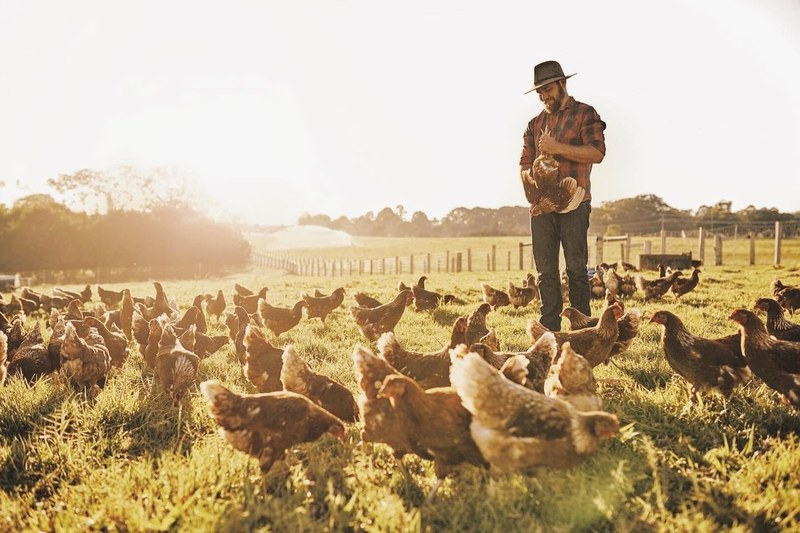
#> input picture assets/img/byron-bay-bone-broth/farm-800.jpg, 800 x 533 px, given in place of banner-2.webp, which was not available
$ python process_images.py
#> lines starting #> are read from the running program, lines starting #| are printed output that depends on the picture; pictures that were not available may be replaced by others from this repository, and a replacement may not be noted
"""Crop and compress project images for the portfolio site.

Every image is cropped to one of a few fixed shapes so that images shown
side by side always match in size. Run from the repository root:

    python3 tools/process_images.py

Originals live in _originals/ and are never changed.
"""
from pathlib import Path
from PIL import Image

ROOT = Path(__file__).resolve().parent.parent
SRC = ROOT / "_originals"
OUT = ROOT / "assets" / "img"

# Shape name: (width ratio, height ratio, full-size width)
SHAPES = {
    "pano": (2, 1, 2400),    # full-width banners
    "wide": (3, 2, 2400),    # full-width or paired landscape
    "tall": (4, 5, 1440),    # paired portraits
    "square": (1, 1, 1440),  # paired squares
    "tile": (2, 3, 1000),    # brand tiles in a row
    "screen": (16, 9, 1920), # widescreen panels
    "deck": (16, 9, 2400),   # strategy report pages, kept sharp for legibility
}

# (source file, project, output name, shape, focal x, focal y)
JOBS = [
    # Byron Bay Bone Broth
    ("banner-2.webp", "byron-bay-bone-broth", "jar-hinterland", "pano", 0.45, 0.5),
    ("banner-1.webp", "byron-bay-bone-broth", "website-hero", "pano", 0.6, 0.5),
    ("naturopath-byron-bay.webp", "byron-bay-bone-broth", "practitioner", "tall", 0.5, 0.4),
    ("Capsules.webp", "byron-bay-bone-broth", "capsules", "tall", 0.5, 0.5),
    ("IMG_4285_1600x_c89d1cf9-d07c-4eef-88be-30be2b1cd34e.webp", "byron-bay-bone-broth", "retail-jars", "wide", 0.5, 0.5),
    ("byronbaybonebroth_1555401709_2023178637143873591_3107678858.webp", "byron-bay-bone-broth", "production", "wide", 0.5, 0.5),
    ("byronbaybonebroth_1641703933_2747134161065591576_3107678858.jpg", "byron-bay-bone-broth", "farm", "wide", 0.5, 0.5),
    ("banner-4.webp", "byron-bay-bone-broth", "pouch", "wide", 0.72, 0.5),
    # Elly Sofocli
    ("69ccbcab2e2d3e82695beff8_Phia.jpg", "elly-sofocli", "trunk-show", "wide", 0.5, 0.5),
    ("65179c63a320198b8409549d_DSC02607 5.jpg", "elly-sofocli", "studio-mono", "tall", 0.5, 0.45),
    ("65c2702c7f540ff5566f276c_231006_Elly Sofocli_SH02_0258.webp", "elly-sofocli", "corset", "tall", 0.5, 0.5),
    # RT Edgar
    ("rte-monogram-fireplace.png", "rt-edgar", "monogram-fireplace", "tall", 0.5, 0.5),
    ("Free-iPhone-16-Pro-Laying-on-Floor-Mockup.jpg", "rt-edgar", "website-agent", "wide", 0.5, 0.5),
    ("iPhone-Static.jpg", "rt-edgar", "website-home", "wide", 0.5, 0.5),
    ("Light-Blue-Cover.jpg", "rt-edgar", "brochure-blue", "wide", 0.5, 0.5),
    ("Navy-Cover.jpg", "rt-edgar", "brochure-navy", "wide", 0.5, 0.5),
    ("Spread 08.png", "rt-edgar", "spread-feature", "wide", 0.5, 0.5),
    ("Spread-03.png", "rt-edgar", "spread-details", "wide", 0.5, 0.5),
    ("Brick Wall.jpg", "rt-edgar", "board-street", "wide", 0.5, 0.5),
    ("Open-home-01.jpg", "rt-edgar", "open-home-navy", "tile", 0.5, 0.5),
    ("Layer-1.jpg", "rt-edgar", "open-home-blue", "tile", 0.5, 0.5),
    ("Bush 01.jpg", "rt-edgar", "board-garden", "tall", 0.46, 0.5),
    ("MM_UrbanPoster_UP-SUM1-02.jpg", "rt-edgar", "board-kellor", "tall", 0.5, 0.5),
    ("es-embossed-stationery.jpg", "elly-sofocli", "stationery", "tall", 0.56, 0.5),
    ("es-garment-bag-ribbon.jpg", "elly-sofocli", "garment-bag", "tall", 0.5, 0.5),
    ("es-velvet-hanger.jpg", "elly-sofocli", "hanger", "tall", 0.5, 0.5),
    ("es-studio-interior.jpg", "elly-sofocli", "studio", "tall", 0.5, 0.5),
    ("es-gown-on-rail.jpg", "elly-sofocli", "gown-on-rail", "tall", 0.5, 0.5),
    ("Dark Blue Sign 02.jpg", "rt-edgar", "sign-hanging", "wide", 0.5, 0.5),
    ("Tramstop 02 (1).jpg", "rt-edgar", "tram-stop", "wide", 0.5, 0.5),
    ("Navy Stand.jpg", "rt-edgar", "stand-navy", "wide", 0.5, 0.5),
    ("Website_Homepage_Banner_-_Desktop_62fc417a-c01b-434f-b2ef-92d93b64a3a7.webp", "femme-connection", "garden", "pano", 0.5, 0.5),
    ("Website_-_Homepage_2_tiles_1_2c39e662-732c-4fa2-9e0a-b44fdd674f4d.webp", "femme-connection", "vacation", "tall", 0.5, 0.35),
    ("Website_-_Homepage_2_tiles_0f104e6b-39e8-473a-babf-297f597042e4.webp", "femme-connection", "spring", "tall", 0.5, 0.4),
    ("Website_-_Homepage_2_tiles_3_8a10a25c-cc8e-4034-9073-4e6db2e5c891.webp", "femme-connection", "beach", "tall", 0.5, 0.35),
    ("Website_-_Homepage_2_tiles_2_b4981f2a-463d-493b-938e-d5b97f6b6adf.webp", "femme-connection", "trousers", "tall", 0.5, 0.45),
    ("6517ac3d456364205ca7d0fd_estelle (2) 1.jpg", "elly-sofocli", "off-shoulder", "tall", 0.5, 0.5),
    ("banner-3.webp", "byron-bay-bone-broth", "capsules-hero", "pano", 0.5, 0.5),
    # Femme Connection
    ("1_3f4432b3-ddfd-4e85-98c0-6f38406be284.webp", "femme-connection", "tile-f", "tile", 0.5, 0.5),
    ("4_929c41e4-2c4b-4212-a1d8-858b6fafd819.webp", "femme-connection", "tile-c", "tile", 0.5, 0.5),
    ("10_ca451375-0431-4147-a327-0d5c1f66d1b3.webp", "femme-connection", "tile-heart", "tile", 0.5, 0.5),
    ("7_345a0a05-26d4-467b-ab4a-f709277741e2.webp", "femme-connection", "tile-star", "tile", 0.5, 0.5),
    ("13_936152af-9930-4c13-a04d-adbdf7ef5201.webp", "femme-connection", "tile-check", "tile", 0.5, 0.5),
    ("3_3f4ad2b9-8294-4f9b-b0a8-9874cd2d19aa.webp", "femme-connection", "tile-pink", "tile", 0.5, 0.5),
    ("New_Arrivals_1_2a6f0254-eb03-468f-bc5c-3d1b3a8bbddf.webp", "femme-connection", "occasion", "square", 0.5, 0.5),
    ("New_Arrivals_4.webp", "femme-connection", "everyday", "square", 0.55, 0.5),
    # Casper Magazine
    ("casper-hero.webp", "casper-magazine", "hero", "wide", 0.5, 0.5),
    ("casper-identity.webp", "casper-magazine", "identity", "screen", 0.5, 0.5),
    ("casper-proposition.webp", "casper-magazine", "proposition", None, 0.5, 0.5),
    ("casper-partners.png", "casper-magazine", "partners", None, 0.5, 0.5),
    ("casper-phone.webp", "casper-magazine", "phone", "tall", 0.5, 0.5),
    ("bbbb-journey-stage.png", "byron-bay-bone-broth", "journey-stage", "deck", 0.5, 0.5),
    ("rte-segments.png", "rt-edgar", "audience-segments", "deck", 0.5, 0.5),
    # Carl Navè — Individually Tailored
    ("cnit-portrait-glasses.jpg", "cnit", "portrait-glasses", "wide", 0.55, 0.4),
    ("cnit-studio.jpg", "cnit", "studio", "wide", 0.5, 0.5),
    ("cnit-hands-scissors.jpg", "cnit", "hands", "square", 0.6, 0.5),
    ("cnit-basted-jacket.jpg", "cnit", "basted-jacket", "square", 0.5, 0.45),
    ("cnit-sewing.jpg", "cnit", "sewing", "wide", 0.5, 0.5),
    ("cnit-canvas.jpg", "cnit", "canvas", "square", 0.5, 0.5),
    ("cnit-collar.jpg", "cnit", "collar", "square", 0.5, 0.5),
    ("cnit-cuff.jpg", "cnit", "cuff", "square", 0.45, 0.5),
    ("cnit-ties.jpg", "cnit", "ties", "wide", 0.5, 0.5),
    ("cnit-wedding-1.jpg", "cnit", "wedding-velvet", "tile", 0.5, 0.5),
    ("cnit-wedding-2.jpg", "cnit", "wedding-check", "tile", 0.5, 0.5),
    ("cnit-studio10.jpg", "cnit", "studio10", "square", 0.5, 0.45),
    ("cnit-zagame-spread.jpg", "cnit", "zagame", "square", 0.5, 0.5),
    ("cnit-carl-studio.jpg", "cnit", "carl-wide", "wide", 0.5, 0.3),
    ("cnit-swatch-books.jpg", "cnit", "swatch-books", "square", 0.5, 0.5),
    ("cnit-consult-table.jpg", "cnit", "consult-table", "square", 0.5, 0.5),
    ("cnit-ferrari.jpg", "cnit", "ferrari", "square", 0.5, 0.5),
    ("cnit-cn-tie.jpg", "cnit", "cn-tie", "square", 0.5, 0.5),
    ("cnit-milan-adp.jpg", "cnit", "milan-adp", "tile", 0.5, 0.5),
    ("cnit-milan-galleria.jpg", "cnit", "milan-galleria", "tile", 0.5, 0.5),
    ("cnit-melbourne-cup.jpg", "cnit", "melbourne-cup", "square", 1.0, 0.5),
    ("cnit-racing-1.jpg", "cnit", "racing-garden", "tile", 0.5, 0.5),
    ("cnit-racing-2.jpg", "cnit", "racing-walk", "tile", 0.5, 0.5),
    ("cnit-web-home-rebuilt.png", "cnit", "website-home", "wide", 0.5, 0.5),
    ("cnit-web-store-rebuilt.png", "cnit", "website-store", "wide", 0.5, 0.5),
]


def crop_to(im, rw, rh, fx, fy):
    w, h = im.size
    target = rw / rh
    if w / h > target:  # too wide: trim the sides
        cw, ch = round(h * target), h
    else:               # too tall: trim top and bottom
        cw, ch = w, round(w / target)
    left = min(max(round(fx * w - cw / 2), 0), w - cw)
    top = min(max(round(fy * h - ch / 2), 0), h - ch)
    return im.crop((left, top, left + cw, top + ch))


def save(im, path, max_w):
    if im.width > max_w:
        im = im.resize((max_w, round(im.height * max_w / im.width)), Image.LANCZOS)
    im.save(path, "JPEG", quality=88, optimize=True, progressive=True)
    return im.size


def main(only=None):
    for src, project, name, shape, fx, fy in JOBS:
        if only and project != only:
            continue
        im = Image.open(SRC / src).convert("RGB")
#> im is the input picture: PIL image 800x533 RGB; mean R, G, B 192.7, 172.5, 142.3
        if shape:
            rw, rh, full = SHAPES[shape]
            im = crop_to(im, rw, rh, fx, fy)
#> in crop_to, `return im.crop((left, top, left + cw, top + ch))`:
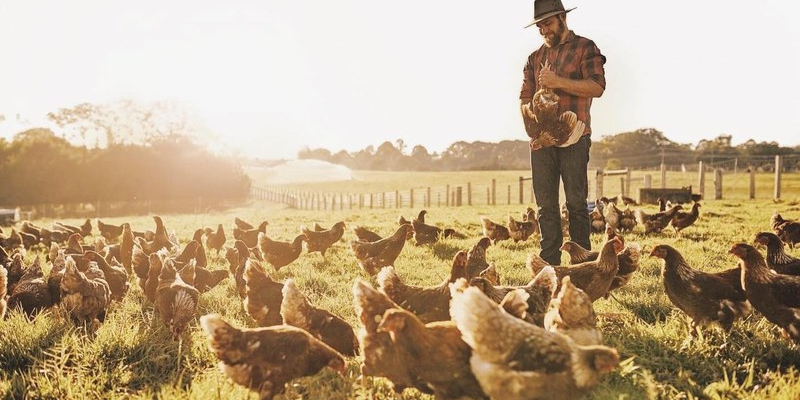
#> returned value: PIL image 800x400 RGB; mean R, G, B 190.2, 168.1, 138.5
        else:
            full = 1600
        out = OUT / project
        out.mkdir(parents=True, exist_ok=True)
        size = save(im, out / f"{name}.jpg", full)
#> size = (800, 400)
        save(im, out / f"{name}-800.jpg", 800)
        print(f"{project}/{name}.jpg {size[0]}x{size[1]}")
#| byron-bay-bone-broth/jar-hinterland.jpg 800x400
#> pass 2 of the loop in main, `for src, project, name, shape, fx, fy in JOBS:`:
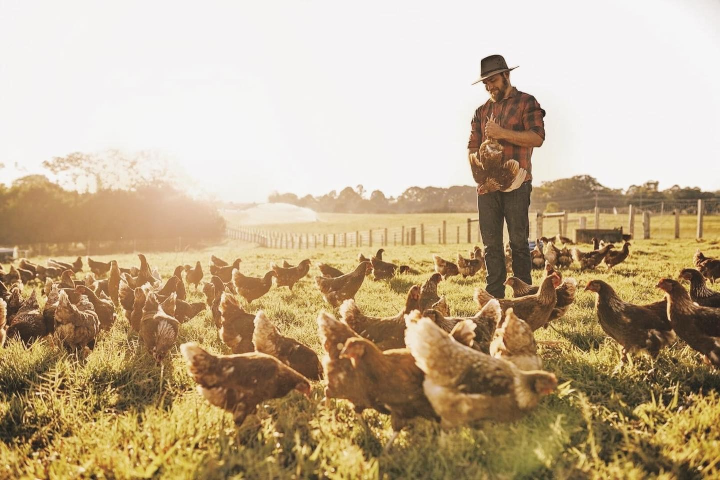
#> input picture assets/img/byron-bay-bone-broth/farm.jpg, 1440 x 960 px, given in place of banner-1.webp, which was not available (shown at 1/2 size)
#> in main, im is the input picture: PIL image 1440x960 RGB; mean R, G, B 192.8, 172.5, 142.3
#> in crop_to (call 2), `return im.crop((left, top, left + cw, top + ch))`:
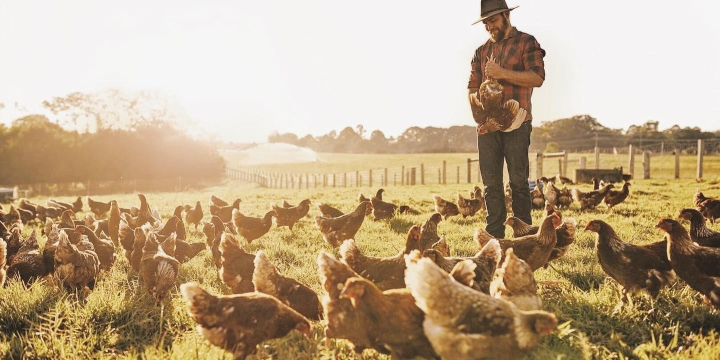
#> returned value: PIL image 1440x720 RGB (shown at 1/2 size); mean R, G, B 190.1, 168, 138.2
#> size = (1440, 720)
#> in save (call 4), `im = im.resize((max_w, round(im.height * max_w / im.width)), Image.LAN..`:
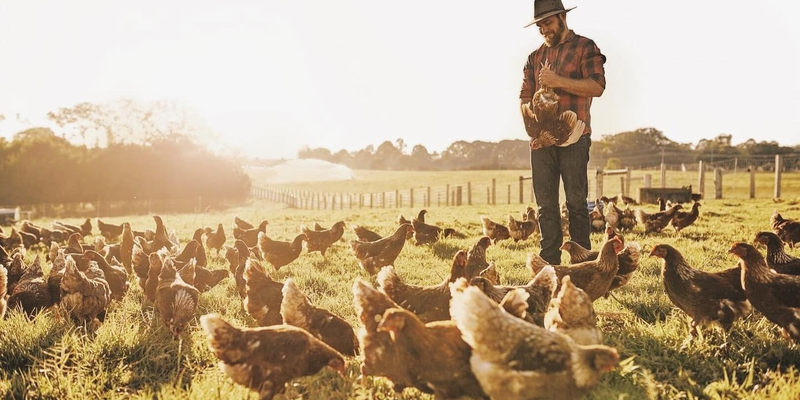
#> im: PIL image 800x400 RGB; mean R, G, B 190.1, 168, 138.2
#| byron-bay-bone-broth/website-hero.jpg 1440x720


if __name__ == "__main__":
    import sys
#> (the run stopped early here; a loop or call above may not have finished)
